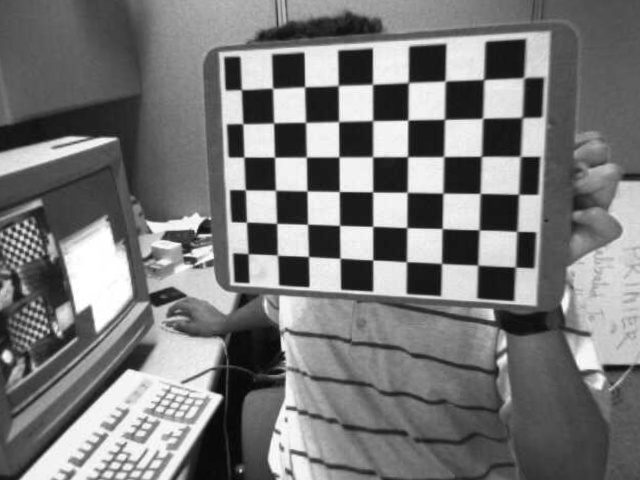
//> input picture OpenCV Computer Vision Application Programming [Video]/V009_07_Codes/07 - Calibrating and working with stereo images/03 - Projecting an image/undistorted_left01.jpg, 640 x 480 px
$ ./warp undistorted_left01.jpg   (built with g++ and OpenCV 4)
//> lines starting //> are read from the running program, lines starting //| are printed output that depends on the picture; after the words box and inside, x2 and y2 are one past the last pixel; in counts of white or black regions, pixels touching at a corner belong together
#include <opencv2/opencv.hpp>
using namespace cv;

vector<Point> selectedPoints;
Mat src;
void warpIt();
void zoomIt(int, void*);
int zoom = 15;

void on_mouse( int event, int x, int y, int flags, void* param )
{
    switch( event )
    {
    case CV_EVENT_LBUTTONDOWN:
        {
	//std::cout << "Pressed " << x << ", " << y << std::endl;
	selectedPoints.push_back(Point(x, y));

	Mat srcClone = src.clone();
	for(int i=0; i < selectedPoints.size(); i++)
		circle(srcClone, selectedPoints[i], 1, Scalar(0, 255, 0), 6);
	imshow("image", srcClone);

	if(selectedPoints.size() >= 4)
		{
		namedWindow("warp");
		createTrackbar("Zoom", "warp",&zoom, 100, zoomIt);
		warpIt();
		selectedPoints.clear();
		}
        }
        break;
    }
}


void zoomIt(int, void*)
{
	warpIt();
}


int main(int argc, char * argv[])
{
src = imread(argv[1], 1);
//> src is the input picture: 480 rows x 640 cols, CV_8UC3; min 2, max 255, mean 120.9
namedWindow("image");
imshow("image", src);
cvSetMouseCallback( "image", on_mouse, 0 );
std::cout << "Click on the object's corners in this order:\nTop left\nTop right\nBottom left\nBottom right" << std::endl;
while((char)waitKey(0) != 27){};
//> the left mouse button is pressed and released at (160, 120)
//> after the loop in on_mouse, `for(int i=0; i < selectedPoints.size(); i++)`: srcClone: 480 rows x 640 cols, CV_8UC3; 49 pixels changed, all inside (x1, y1, x2, y2) = (156, 116, 165, 125)
//> the left mouse button is pressed and released at (480, 120)
//> after the loop in on_mouse (call 3), `for(int i=0; i < selectedPoints.size(); i++)`: srcClone: 480 rows x 640 cols, CV_8UC3; 98 pixels changed, all inside (x1, y1, x2, y2) = (156, 116, 485, 125)
//> the left mouse button is pressed and released at (480, 360)
//> after the loop in on_mouse (call 5), `for(int i=0; i < selectedPoints.size(); i++)`:
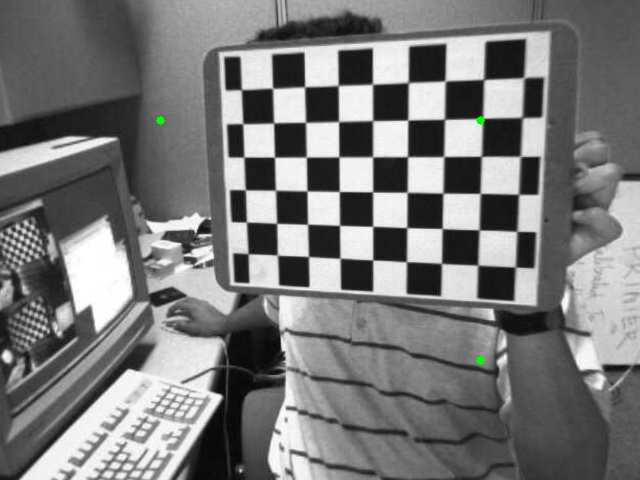
//> srcClone: 480 rows x 640 cols, CV_8UC3; 147 pixels changed, all inside (x1, y1, x2, y2) = (156, 116, 485, 365)
//> the left mouse button is pressed and released at (160, 360)
//> after the loop in on_mouse (call 7), `for(int i=0; i < selectedPoints.size(); i++)`:
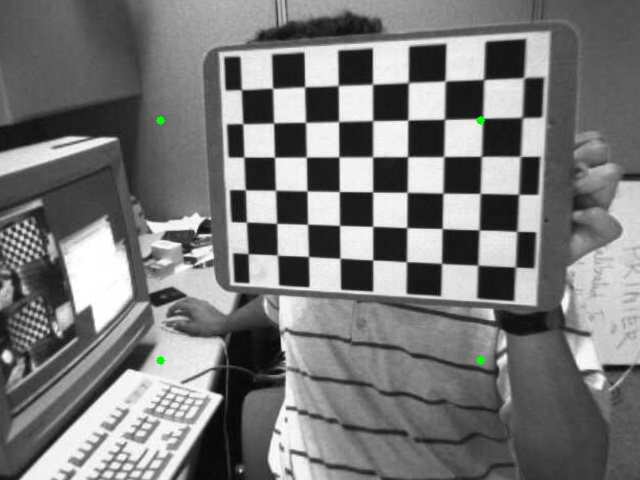
//> srcClone: 480 rows x 640 cols, CV_8UC3; 0.06% of pixels changed, all inside (x1, y1, x2, y2) = (156, 116, 485, 365)
//> in warpIt, `warpPerspective(src, warpedImage, warpMatrix, src.size());`:
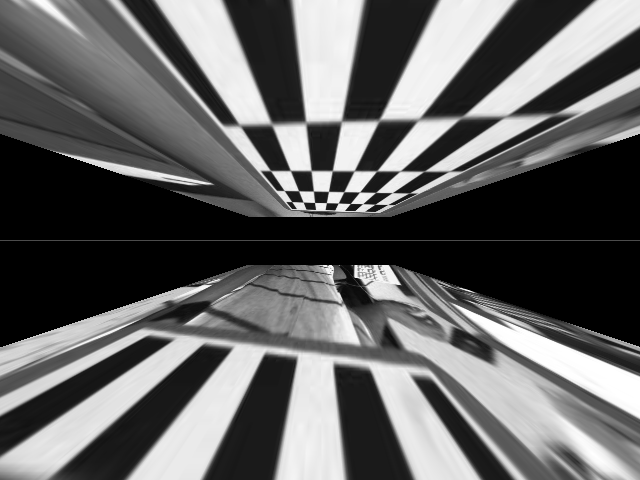
//> warpedImage: 480 rows x 640 cols, CV_8UC3; min 0, max 255, mean 99.4
//> the Esc key is pressed
return 0;
}


void warpIt()
{
//standard pattern size
int w = 9;
int h = 6;

int objectWidth = w * (zoom + 1);
int objectHeight = h * (zoom + 1);

Point2f srcPoints[4];
srcPoints[0] = selectedPoints[0];
srcPoints[1] = selectedPoints[1];
srcPoints[2] = selectedPoints[2];
srcPoints[3] = selectedPoints[3];

Point2f dstPoints[4];
float centerX = src.cols / 2.;
float centerY = src.rows / 2.;
dstPoints[0] = Point(centerX - objectWidth/2., centerY - objectHeight/2.);
dstPoints[1] = Point(centerX + objectWidth/2., centerY - objectHeight/2.);
dstPoints[2] = Point(centerX - objectWidth/2., centerY + objectHeight/2.);
dstPoints[3] = Point(centerX + objectWidth/2., centerY + objectHeight/2.);

Mat warpMatrix, warpedImage;

warpMatrix = getPerspectiveTransform(srcPoints, dstPoints);
warpPerspective(src, warpedImage, warpMatrix, src.size());

imshow("warp", warpedImage);
}

$ run again, on OpenCV Computer Vision Application Programming [Video]/V009_07_Codes/07 - Calibrating and working with stereo images/03 - Projecting an image/undistorted_left13.jpg
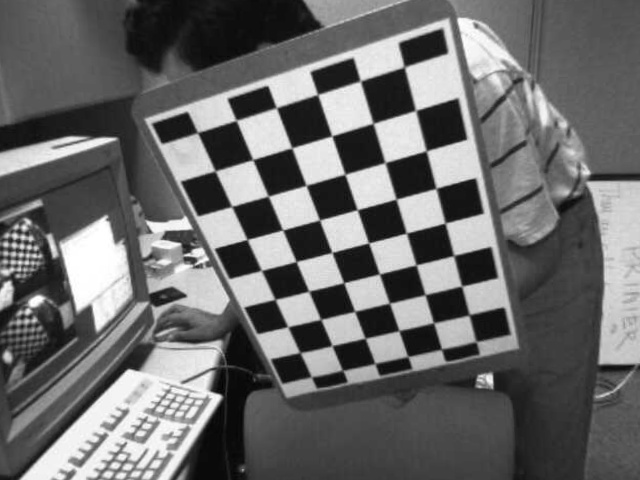
//> input picture OpenCV Computer Vision Application Programming [Video]/V009_07_Codes/07 - Calibrating and working with stereo images/03 - Projecting an image/undistorted_left13.jpg, 640 x 480 px
//> src is the input picture: 480 rows x 640 cols, CV_8UC3; min 0, max 255, mean 106.7
//> after the loop in on_mouse (call 7), `for(int i=0; i < selectedPoints.size(); i++)`:
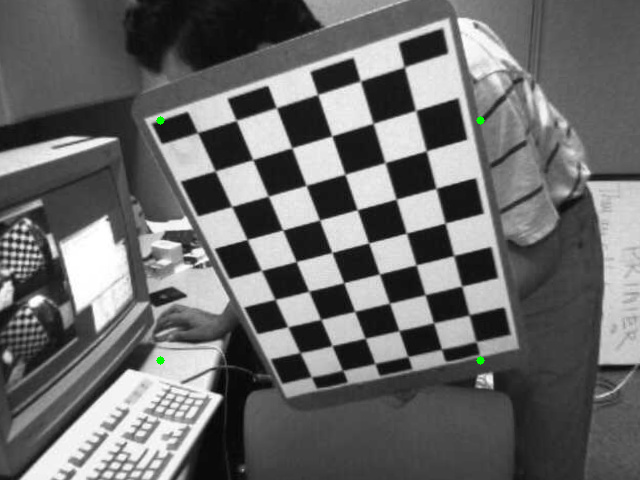
//> srcClone: 480 rows x 640 cols, CV_8UC3; 0.06% of pixels changed, all inside (x1, y1, x2, y2) = (156, 116, 485, 365)
//> in warpIt, `warpPerspective(src, warpedImage, warpMatrix, src.size());`:
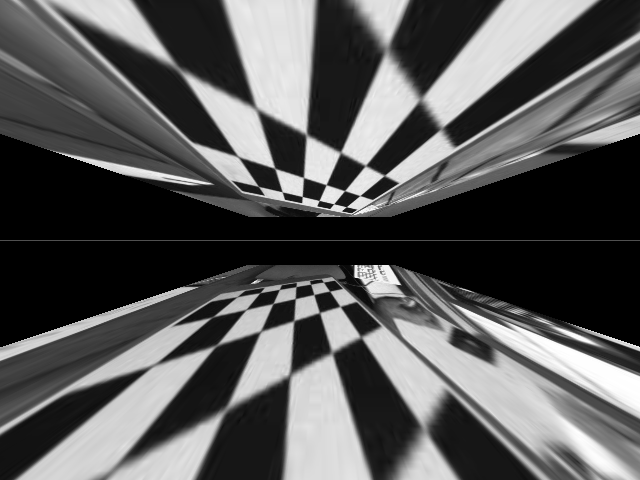
//> warpedImage: 480 rows x 640 cols, CV_8UC3; min 0, max 255, mean 89.1
